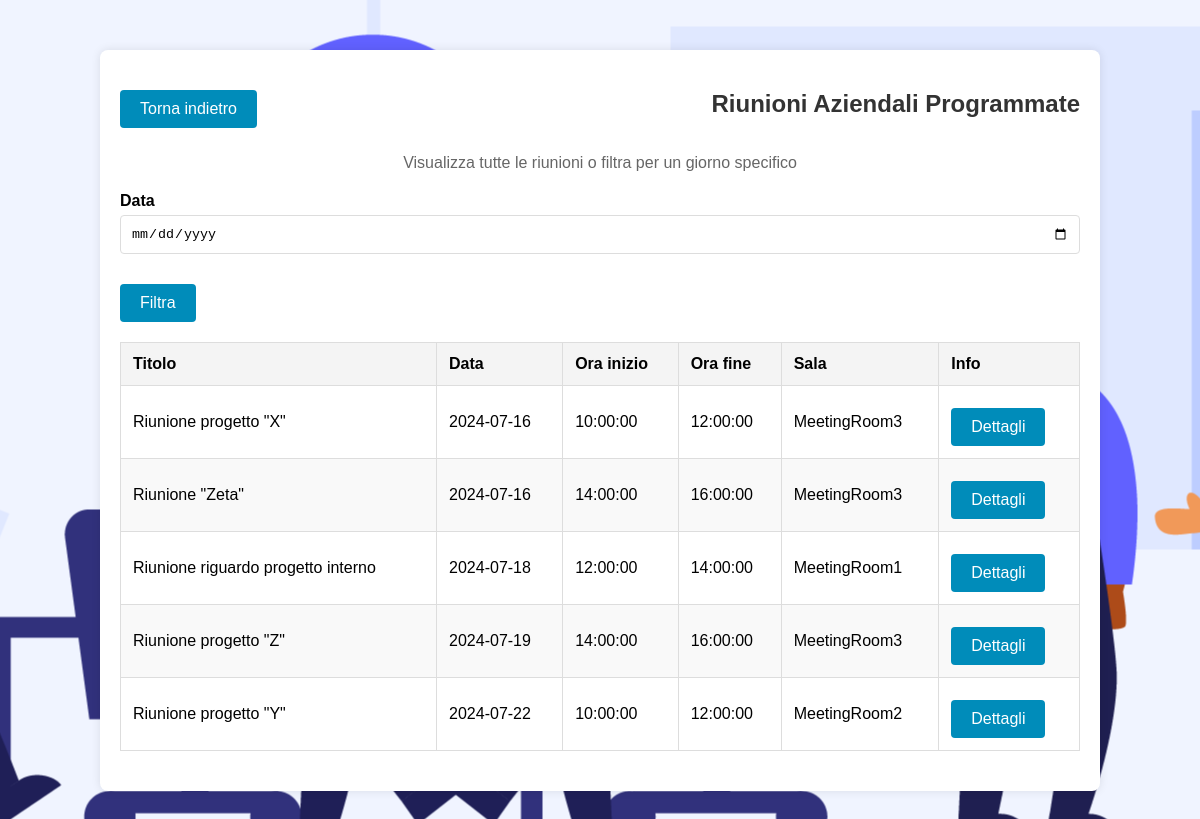
The page /WebApplication/pages/riunioniAziendali.php (signed in) on the database its author committed.
### tables this page shows
CREATE TABLE `riunioni` (
  `codice` varchar(6) NOT NULL,
  `nome` varchar(45) NOT NULL,
  `descrizione` longtext NOT NULL,
  `data_riunione` date NOT NULL,
  `ora_inizio` time NOT NULL,
  `ora_fine` time NOT NULL,
  `cf_organizzatore` varchar(16) NOT NULL,
  `ID_sala` int(11) NOT NULL
);

CREATE TABLE `sale_riunioni` (
  `idSala` int(11) NOT NULL,
  `capienza` int(11) NOT NULL,
  `nome_sala` varchar(100) NOT NULL
);

### WebApplication/pages/riunioniAziendali.php (the view, shortened to what this page needs)
<!DOCTYPE html>
<html lang="it">
<head>
    <link rel="stylesheet" type="text/css" href="css/riunioni_css.css">
    <?php
        $mysql_host = 'localhost';
        $mysql_username = 'root';
        $mysql_password = '';
        $conn = mysqli_connect($mysql_host, $mysql_username, $mysql_password);
        $dataFiltrata = '';
        if ($dataFiltrata) {
            $query = "SELECT riunioni.codice, riunioni.nome, riunioni.data_riunione, riunioni.ora_inizio, riunioni.ora_fine, sale_riunioni.nome_sala FROM riunioni JOIN sale_riunioni ON (riunioni.ID_sala = sale_riunioni.idSala) WHERE riunioni.data_riunione = '".$dataFiltrata."' ORDER BY riunioni.data_riunione, riunioni.ora_inizio";
            $tab = mysqli_query($conn, $query);
        } else {
            $query = "SELECT riunioni.codice, riunioni.nome, riunioni.data_riunione, riunioni.ora_inizio, riunioni.ora_fine, sale_riunioni.nome_sala FROM riunioni JOIN sale_riunioni ON (riunioni.ID_sala = sale_riunioni.idSala) ORDER BY riunioni.data_riunione, riunioni.ora_inizio";
            $tab = mysqli_query($conn, $query);
        }
    ?>
</head>
<body>
    <div class="container">
        <div class="header-container">
        <button class="app-button back-button" onclick="location.href='index.php'"> Torna indietro </button>
            <h2 align="center"> Riunioni Aziendali Programmate </h2>
        </div>
        <p align="center"> Visualizza tutte le riunioni o filtra per un giorno specifico </p>
        <div class="form-container">
            <form action="riunioniAziendali.php" method="POST">
                <div class="form-group">
                    <label for="data_filtrata"> Data </label>
                    <input type="date" id="data_filtrata" name="data_filtrata" value="<?php echo htmlspecialchars($dataFiltrata); ?>">
                </div>
                <div class="form-group">
                    <input class="app-button" type="submit" value="Filtra">
                </div>
            </form>
        </div>
        <div class="table-container">
            <table>
                <thead>
                    <tr>
                        <th>Titolo</th>
                        <th>Data</th>
                        <th>Ora inizio</th>
                        <th>Ora fine</th>
                        <th>Sala</th>
                        <th> Info </th>
                    </tr>
                </thead>
                <tbody>
                        <?php while($row = mysqli_fetch_array($tab)){ ?>
                            <tr>
                                <?php
                                    $today_date = date("Y-m-d");
                                    if( $today_date < $row["data_riunione"]){
                                ?>
                                    <td><?php echo htmlspecialchars($row['nome']); ?></td>
                                    <td><?php echo htmlspecialchars($row['data_riunione']); ?></td>
                                    <td><?php echo htmlspecialchars($row['ora_inizio']); ?></td>
                                    <td><?php echo htmlspecialchars($row['ora_fine']); ?></td>
                                    <td><?php echo nl2br(htmlspecialchars($row['nome_sala'])); ?></td>
                                    <td>
                                        <form class="button-container" action="dettagliRiunione.php" method="POST">
                                            <input type="submit" class="app-button" value="Dettagli">
                                        </form>
                                <?php } ?>
                            </tr>
                        <?php } ?>
                </tbody>
            </table>
        </div>
    </div>
</body>
</html>

### WebApplication/css/riunioni_css.css (style rules this page uses)
body { font-family: Arial, sans-serif; background: url("../img/sfondo3.png") no-repeat center center fixed; margin: 0; padding: 0; }
.container { width: 80%; margin: 50px auto; padding: 20px; background-color: #fff; box-shadow: 0 0 10px rgba(0, 0, 0, 0.1); border-radius: 8px; }
.header-container { display: flex; align-items: center; justify-content: space-between; }
h2 { text-align: center; color: #333; }
p { text-align: center; color: #666; }
.form-container, .summary-container { margin-top: 20px; }
.form-group { margin-bottom: 20px; }
.form-group label { display: block; font-weight: bold; margin-bottom: 5px; }
.form-group input[type="text"], .form-group input[type="date"], .form-group textarea { width: 100%; padding: 10px; border: 1px solid #ddd; border-radius: 4px; box-sizing: border-box; }
.app-button { display: inline-block; padding: 10px 20px; font-size: 16px; color: #fff; background-color: #008CBA; border: none; border-radius: 4px; cursor: pointer; text-align: center; margin-top: 10px; text-decoration: none; }
.back-button { margin-right: 20px; }
.table-container { margin-top: 20px; overflow-x: auto; }
table { width: 100%; border-collapse: collapse; margin-bottom: 20px; }
table th, table td { padding: 12px; border: 1px solid #ddd; text-align: left; }
table th { background-color: #f4f4f4; font-weight: bold; }
table tbody tr:nth-child(even) { background-color: #f9f9f9; }

### rows shown on the page
riunioni: nome "Riunione progetto \"X\"", data_riunione "2024-07-16", ora_inizio "10:00:00", ora_fine "12:00:00", ID_sala.nome_sala "MeetingRoom3"
riunioni: nome "Riunione \"Zeta\"", data_riunione "2024-07-16", ora_inizio "14:00:00", ora_fine "16:00:00", ID_sala.nome_sala "MeetingRoom3"
riunioni: nome "Riunione riguardo progetto interno", data_riunione "2024-07-18", ora_inizio "12:00:00", ora_fine "14:00:00", ID_sala.nome_sala "MeetingRoom1"
riunioni: nome "Riunione progetto \"Z\"", data_riunione "2024-07-19", ora_inizio "14:00:00", ora_fine "16:00:00", ID_sala.nome_sala "MeetingRoom3"
riunioni: nome "Riunione progetto \"Y\"", data_riunione "2024-07-22", ora_inizio "10:00:00", ora_fine "12:00:00", ID_sala.nome_sala "MeetingRoom2"
